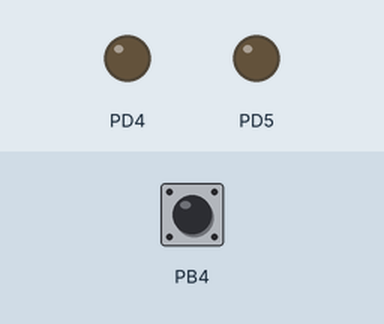
A program run on a simulated ATmega328P, built with avr-gcc and emulated at 16 MHz. Parts: output pins drawn as LEDs (lit = HIGH). Inputs (shaded band) come from the test bench; at power-on: PB4 HIGH.

Above: at 1.2 s.
1.3 s: PB4 pulled LOW for 0.15 s
At 2.4 s:
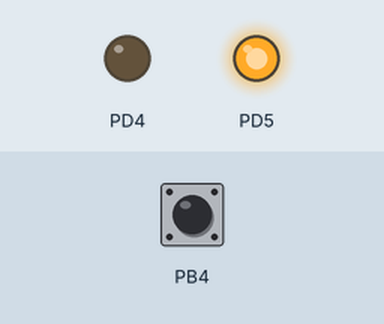
2.9 s: PB4 pulled LOW for 1 s
At 3.6 s:
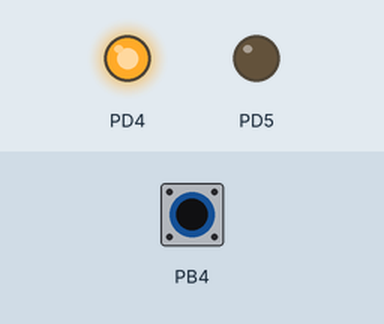
5.4 s: PB4 pulled LOW for 3.2 s
At 6.8 s:
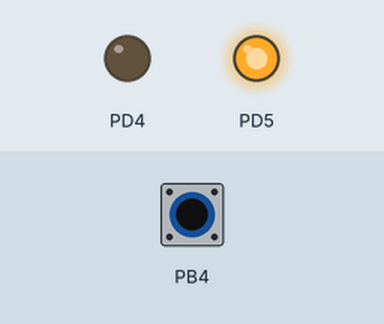
Timing chart, 0 to 8.4 s (numbered marks = the images above; inputs shaded):
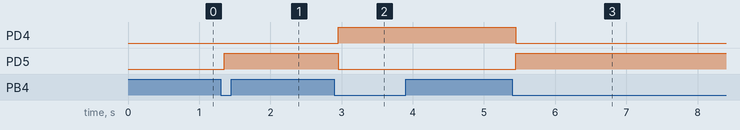

Measured:
- after the input at 1.3 s, PD5: LOW → HIGH after 0.05 s
- after the input at 2.9 s, PD4: LOW → HIGH after 0.05 s; PD5: HIGH → LOW after 0.05 s
- after the input at 5.4 s, PD4: HIGH → LOW after 0.05 s; PD5: LOW → HIGH after 0.05 s

The program:

main.c
```c
/*
 * Push_but_Swt.c
 *
 * Created: 2026-06-07 3:35:36 PM
 * Author : fedbi
 */

#define F_CPU 16000000UL      // Ardiuno frequency
#include <avr/io.h>
#include <util/delay.h>


int main(void)
{
	/*LED setting*/
	DDRD |= (1<< DDD5);   // setting PORTD5 output
	DDRD |= (1<< DDD4);   // setting PORTD4 output
	/*switch setting*/
	DDRB &= ~(1<< DDB4);   // setting PORTB4 input
	PORTB |= (1<<PORTB4);   //enable internal pull up

	uint8_t status = 0;

	while (1)
	{

		if(!(PINB & (1<< PINB4)))
		{
			_delay_ms(50);           //debounce

			if(!(PINB & (1<< PINB4)))  //prevent false triggering
			{
				if (status ==0)
				{
					PORTD |=(1<<PORTD5); // Red led ON
					PORTD &= ~(1<<PORTD4); // Green led OFF
					status =1;
				}

				else
				{
					PORTD &= ~(1<<PORTD5); // Green led OFF
					PORTD |=(1<<PORTD4); // Red led ON
					status =0;
				}

				while (!(PINB & (1<< PINB4)));  // until press released
			}
		}

	}
	return 0;
}
```
